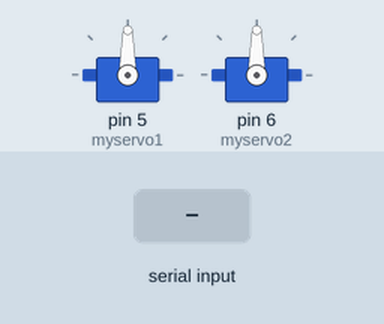
Bench run of a sketch on a simulated Arduino Uno, built with avr-gcc and run on an emulated ATmega328P. On the bench: 2 × servo. Inputs (shaded band) come from the test bench.

Above: at 1.2 s.
1.3 s: "S,45\n" received over Serial
At 1.6 s:
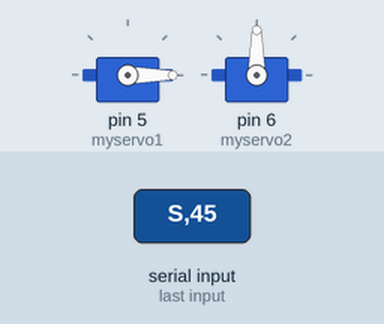
2.8 s: "R,45\n" received over Serial
At 4.0 s:
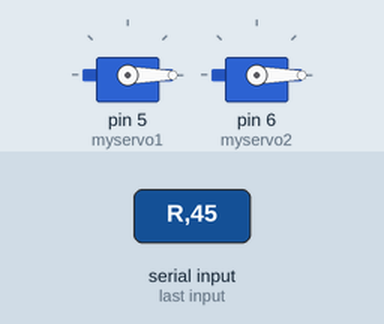
4.3 s: "S90\n" received over Serial
At 5.2 s:
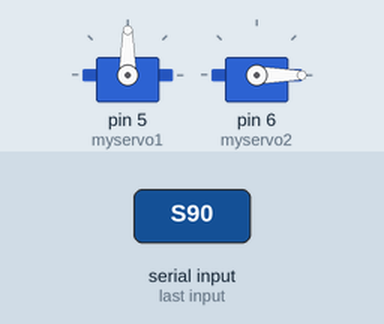
5.8 s: "R90\n" received over Serial
At 6.3 s:
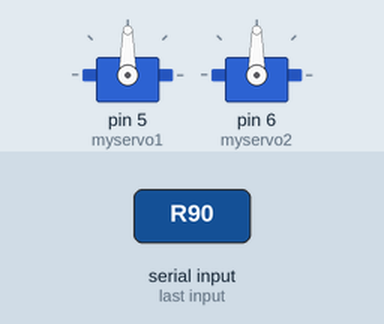
7.3 s: "S" received over Serial
At 8.7 s:
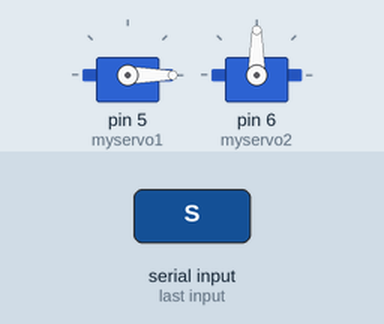
Timing chart, 0 to 9.8 s (numbered marks = the images above; inputs shaded):
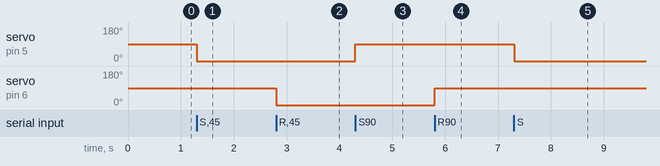

Measured:
- after the input at 1.3 s, servo on pin 5 (myservo1): 90° → 0° at once
- after the input at 2.8 s, servo on pin 6 (myservo2): 90° → 0° at once
- after the input at 4.3 s, servo on pin 5 (myservo1): 0° → 90° at once
- after the input at 5.8 s, servo on pin 6 (myservo2): 0° → 90° at once
- after the input at 7.3 s, servo on pin 5 (myservo1): 90° → 0° at once

The sketch:

hybridboat180227.ino
```cpp
/*
Onboard controller
This program runs on the boat
*/

/* Hardware connection*/
/*

Servo motors
PWM output
Pins
D5
D6
*/

#include <Wire.h>
#include <Servo.h>

int modeSwitch=0;
int vt_temp = 0;
int at_temp = 0;

Servo myservo1;
Servo myservo2;
int pos1=0;
int pos2=0;
int pos1bac=90;
int pos2bac=90;
String inString="";
char c;

void setup()
{
  myservo1.attach(5);//the servo control used PWM
  myservo2.attach(6);//the servo control used PWM
  Serial.begin(57600);
}

void loop()
{
  while(Serial.available())
  {
    int inChar = Serial.read();
    if ((char)inChar == 'S') {
      do {
        inChar = Serial.read();
        inString += (char)inChar;
      } while (isDigit(inChar));
      pos1=inString.toInt();

      if(pos1>=0&&pos1<=180)
      {
        pos1bac=pos1;
      }
      myservo1.write(pos1);
      inString = "";
    }

    if ((char)inChar == 'R') {
      do {
        inChar = Serial.read();
        inString += (char)inChar;
      } while (isDigit(inChar));
      pos2=inString.toInt();
      if(pos2>=0&&pos2<=180)
      {
        pos2bac=pos2;
      }
      myservo2.write(pos2);
      inString = "";
    }
    if((char)inChar=='M'){
    modeSwitch=1-modeSwitch;
    if(modeSwitch==1)//2.4G
    {
      myservo1.detach();
      myservo2.detach();
      pinMode(5,INPUT_PULLUP);
      pinMode(6,INPUT_PULLUP);
      }
      if(modeSwitch==0)//BT
      {
        myservo1.attach(5);
        myservo2.attach(6);
      }
    }
  }
  inString = "";
  //Change the mode of control
  delay(100);
}
```
